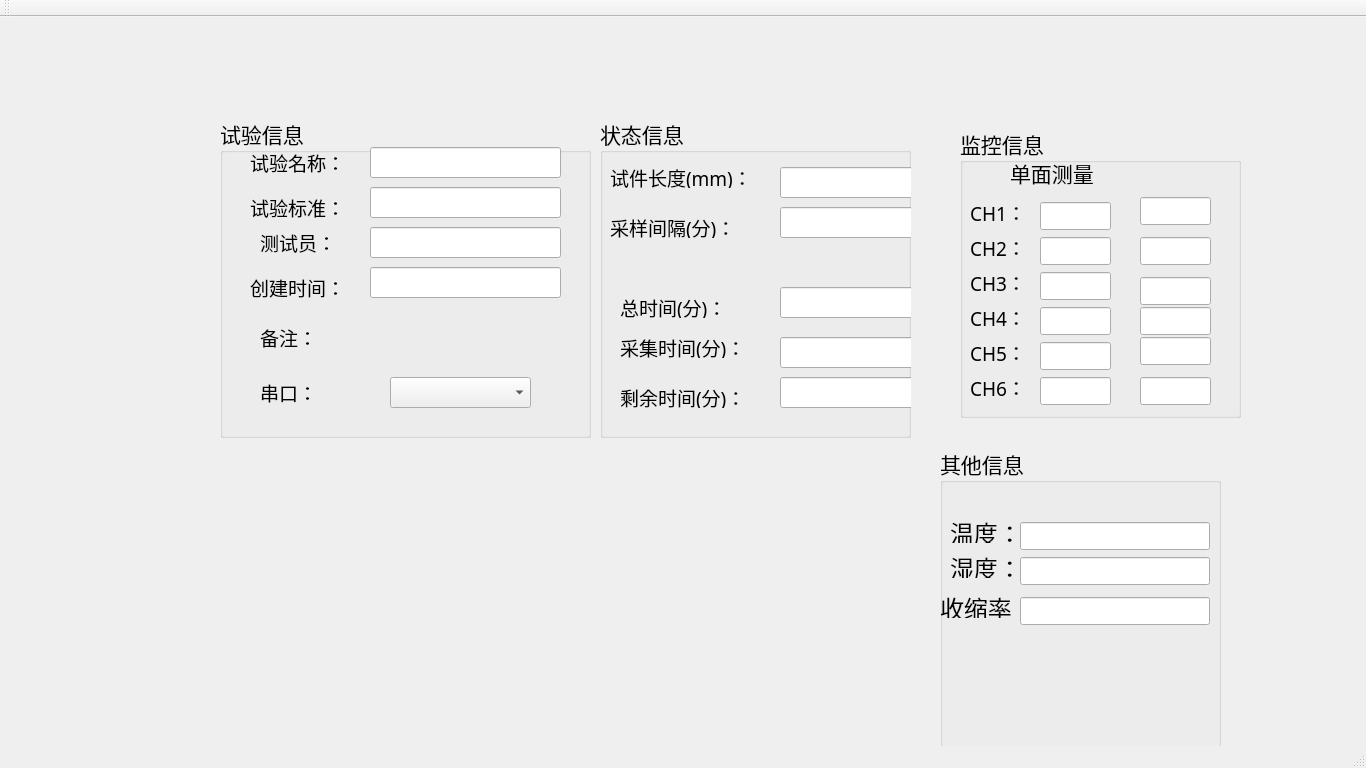
<?xml version="1.0" encoding="UTF-8"?>
<ui version="4.0">
 <class>MainWindow</class>
 <widget class="QMainWindow" name="MainWindow">
  <property name="geometry">
   <rect>
    <x>0</x>
    <y>0</y>
    <width>1366</width>
    <height>768</height>
   </rect>
  </property>
  <property name="windowTitle">
   <string>MainWindow</string>
  </property>
  <widget class="QWidget" name="centralWidget">
   <widget class="QGroupBox" name="groupBox_item">
    <property name="geometry">
     <rect>
      <x>220</x>
      <y>100</y>
      <width>371</width>
      <height>321</height>
     </rect>
    </property>
    <property name="font">
     <font>
      <family>Adobe Arabic</family>
      <pointsize>16</pointsize>
     </font>
    </property>
    <property name="title">
     <string>试验信息</string>
    </property>
    <widget class="QLabel" name="label_standard">
     <property name="geometry">
      <rect>
       <x>30</x>
       <y>80</y>
       <width>101</width>
       <height>21</height>
      </rect>
     </property>
     <property name="font">
      <font>
       <pointsize>14</pointsize>
      </font>
     </property>
     <property name="text">
      <string>试验标准：</string>
     </property>
    </widget>
    <widget class="QLabel" name="label_item_name">
     <property name="geometry">
      <rect>
       <x>30</x>
       <y>30</y>
       <width>101</width>
       <height>31</height>
      </rect>
     </property>
     <property name="font">
      <font>
       <pointsize>14</pointsize>
      </font>
     </property>
     <property name="text">
      <string>试验名称：</string>
     </property>
    </widget>
    <widget class="QLabel" name="label_item_tester">
     <property name="geometry">
      <rect>
       <x>40</x>
       <y>110</y>
       <width>81</width>
       <height>31</height>
      </rect>
     </property>
     <property name="font">
      <font>
       <pointsize>14</pointsize>
      </font>
     </property>
     <property name="text">
      <string>测试员：</string>
     </property>
    </widget>
    <widget class="QLabel" name="label_item_time">
     <property name="geometry">
      <rect>
       <x>30</x>
       <y>160</y>
       <width>91</width>
       <height>21</height>
      </rect>
     </property>
     <property name="font">
      <font>
       <pointsize>14</pointsize>
      </font>
     </property>
     <property name="text">
      <string>创建时间：</string>
     </property>
    </widget>
    <widget class="QLineEdit" name="le_standard">
     <property name="geometry">
      <rect>
       <x>150</x>
       <y>70</y>
       <width>191</width>
       <height>31</height>
      </rect>
     </property>
     <property name="font">
      <font>
       <family>宋体</family>
       <pointsize>16</pointsize>
      </font>
     </property>
    </widget>
    <widget class="QLineEdit" name="le_item_name">
     <property name="geometry">
      <rect>
       <x>150</x>
       <y>30</y>
       <width>191</width>
       <height>31</height>
      </rect>
     </property>
     <property name="font">
      <font>
       <family>宋体</family>
       <pointsize>16</pointsize>
      </font>
     </property>
    </widget>
    <widget class="QLineEdit" name="le_item_tester">
     <property name="geometry">
      <rect>
       <x>150</x>
       <y>110</y>
       <width>191</width>
       <height>31</height>
      </rect>
     </property>
     <property name="font">
      <font>
       <family>宋体</family>
       <pointsize>16</pointsize>
      </font>
     </property>
    </widget>
    <widget class="QLineEdit" name="le_item_time">
     <property name="geometry">
      <rect>
       <x>150</x>
       <y>150</y>
       <width>191</width>
       <height>31</height>
      </rect>
     </property>
     <property name="font">
      <font>
       <family>宋体</family>
       <pointsize>14</pointsize>
      </font>
     </property>
    </widget>
    <widget class="QLabel" name="label_serial">
     <property name="geometry">
      <rect>
       <x>40</x>
       <y>260</y>
       <width>91</width>
       <height>31</height>
      </rect>
     </property>
     <property name="font">
      <font>
       <pointsize>14</pointsize>
      </font>
     </property>
     <property name="text">
      <string>串口：</string>
     </property>
    </widget>
    <widget class="QComboBox" name="cb_port">
     <property name="geometry">
      <rect>
       <x>170</x>
       <y>260</y>
       <width>141</width>
       <height>31</height>
      </rect>
     </property>
    </widget>
    <widget class="QLabel" name="label_backup">
     <property name="geometry">
      <rect>
       <x>40</x>
       <y>210</y>
       <width>91</width>
       <height>21</height>
      </rect>
     </property>
     <property name="font">
      <font>
       <pointsize>14</pointsize>
      </font>
     </property>
     <property name="text">
      <string>备注：</string>
     </property>
    </widget>
    <widget class="QLabel" name="label_backup_text">
     <property name="geometry">
      <rect>
       <x>160</x>
       <y>200</y>
       <width>191</width>
       <height>41</height>
      </rect>
     </property>
     <property name="text">
      <string/>
     </property>
    </widget>
   </widget>
   <widget class="QGroupBox" name="groupBox_testarea">
    <property name="geometry">
     <rect>
      <x>600</x>
      <y>100</y>
      <width>311</width>
      <height>321</height>
     </rect>
    </property>
    <property name="font">
     <font>
      <family>Adobe Arabic</family>
      <pointsize>16</pointsize>
     </font>
    </property>
    <property name="title">
     <string>状态信息</string>
    </property>
    <widget class="QLabel" name="label_total_hour">
     <property name="geometry">
      <rect>
       <x>20</x>
       <y>180</y>
       <width>121</width>
       <height>21</height>
      </rect>
     </property>
     <property name="font">
      <font>
       <pointsize>14</pointsize>
      </font>
     </property>
     <property name="text">
      <string>总时间(分)：</string>
     </property>
    </widget>
    <widget class="QLineEdit" name="le_total_hour">
     <property name="geometry">
      <rect>
       <x>180</x>
       <y>170</y>
       <width>141</width>
       <height>31</height>
      </rect>
     </property>
     <property name="font">
      <font>
       <family>宋体</family>
       <pointsize>16</pointsize>
      </font>
     </property>
    </widget>
    <widget class="QLabel" name="label_sample_time">
     <property name="geometry">
      <rect>
       <x>20</x>
       <y>220</y>
       <width>161</width>
       <height>21</height>
      </rect>
     </property>
     <property name="font">
      <font>
       <pointsize>14</pointsize>
      </font>
     </property>
     <property name="text">
      <string>采集时间(分)：</string>
     </property>
    </widget>
    <widget class="QLineEdit" name="le_sample_time">
     <property name="geometry">
      <rect>
       <x>180</x>
       <y>220</y>
       <width>141</width>
       <height>31</height>
      </rect>
     </property>
     <property name="font">
      <font>
       <family>宋体</family>
       <pointsize>16</pointsize>
      </font>
     </property>
    </widget>
    <widget class="QLabel" name="label_rest_time">
     <property name="geometry">
      <rect>
       <x>20</x>
       <y>270</y>
       <width>151</width>
       <height>21</height>
      </rect>
     </property>
     <property name="font">
      <font>
       <pointsize>14</pointsize>
      </font>
     </property>
     <property name="text">
      <string>剩余时间(分)：</string>
     </property>
    </widget>
    <widget class="QLineEdit" name="le_rest_time">
     <property name="geometry">
      <rect>
       <x>180</x>
       <y>260</y>
       <width>141</width>
       <height>31</height>
      </rect>
     </property>
     <property name="font">
      <font>
       <family>宋体</family>
       <pointsize>16</pointsize>
      </font>
     </property>
    </widget>
    <widget class="QLabel" name="label_test_len">
     <property name="geometry">
      <rect>
       <x>10</x>
       <y>50</y>
       <width>161</width>
       <height>21</height>
      </rect>
     </property>
     <property name="font">
      <font>
       <pointsize>14</pointsize>
      </font>
     </property>
     <property name="text">
      <string>试件长度(mm)：</string>
     </property>
    </widget>
    <widget class="QLineEdit" name="le_test_len">
     <property name="geometry">
      <rect>
       <x>180</x>
       <y>50</y>
       <width>141</width>
       <height>31</height>
      </rect>
     </property>
     <property name="font">
      <font>
       <family>宋体</family>
       <pointsize>16</pointsize>
      </font>
     </property>
    </widget>
    <widget class="QLabel" name="label_sample_interval">
     <property name="geometry">
      <rect>
       <x>10</x>
       <y>100</y>
       <width>161</width>
       <height>21</height>
      </rect>
     </property>
     <property name="font">
      <font>
       <pointsize>14</pointsize>
      </font>
     </property>
     <property name="text">
      <string>采样间隔(分)：</string>
     </property>
    </widget>
    <widget class="QLineEdit" name="le_sample_interval">
     <property name="geometry">
      <rect>
       <x>180</x>
       <y>90</y>
       <width>141</width>
       <height>31</height>
      </rect>
     </property>
     <property name="font">
      <font>
       <family>宋体</family>
       <pointsize>16</pointsize>
      </font>
     </property>
    </widget>
   </widget>
   <widget class="QGroupBox" name="groupBox_monitor">
    <property name="geometry">
     <rect>
      <x>960</x>
      <y>110</y>
      <width>281</width>
      <height>291</height>
     </rect>
    </property>
    <property name="font">
     <font>
      <family>Adobe Arabic</family>
      <pointsize>16</pointsize>
     </font>
    </property>
    <property name="title">
     <string>监控信息</string>
    </property>
    <widget class="QLineEdit" name="le_ch1">
     <property name="geometry">
      <rect>
       <x>80</x>
       <y>75</y>
       <width>71</width>
       <height>28</height>
      </rect>
     </property>
     <property name="font">
      <font>
       <family>宋体</family>
       <pointsize>16</pointsize>
      </font>
     </property>
    </widget>
    <widget class="QLabel" name="label_ch1">
     <property name="geometry">
      <rect>
       <x>10</x>
       <y>75</y>
       <width>91</width>
       <height>21</height>
      </rect>
     </property>
     <property name="font">
      <font>
       <pointsize>14</pointsize>
      </font>
     </property>
     <property name="text">
      <string>CH1：</string>
     </property>
    </widget>
    <widget class="QLabel" name="label_ch2">
     <property name="geometry">
      <rect>
       <x>10</x>
       <y>110</y>
       <width>91</width>
       <height>21</height>
      </rect>
     </property>
     <property name="font">
      <font>
       <pointsize>14</pointsize>
      </font>
     </property>
     <property name="text">
      <string>CH2：</string>
     </property>
    </widget>
    <widget class="QLabel" name="label_ch3">
     <property name="geometry">
      <rect>
       <x>10</x>
       <y>145</y>
       <width>91</width>
       <height>21</height>
      </rect>
     </property>
     <property name="font">
      <font>
       <pointsize>14</pointsize>
      </font>
     </property>
     <property name="text">
      <string>CH3：</string>
     </property>
    </widget>
    <widget class="QLabel" name="label_ch4">
     <property name="geometry">
      <rect>
       <x>10</x>
       <y>180</y>
       <width>91</width>
       <height>21</height>
      </rect>
     </property>
     <property name="font">
      <font>
       <pointsize>14</pointsize>
      </font>
     </property>
     <property name="text">
      <string>CH4：</string>
     </property>
    </widget>
    <widget class="QLabel" name="label_ch5">
     <property name="geometry">
      <rect>
       <x>10</x>
       <y>215</y>
       <width>91</width>
       <height>21</height>
      </rect>
     </property>
     <property name="font">
      <font>
       <pointsize>14</pointsize>
      </font>
     </property>
     <property name="text">
      <string>CH5：</string>
     </property>
    </widget>
    <widget class="QLabel" name="label_ch6">
     <property name="geometry">
      <rect>
       <x>10</x>
       <y>250</y>
       <width>91</width>
       <height>21</height>
      </rect>
     </property>
     <property name="font">
      <font>
       <pointsize>14</pointsize>
      </font>
     </property>
     <property name="text">
      <string>CH6：</string>
     </property>
    </widget>
    <widget class="QLineEdit" name="le_ch2">
     <property name="geometry">
      <rect>
       <x>80</x>
       <y>110</y>
       <width>71</width>
       <height>28</height>
      </rect>
     </property>
     <property name="font">
      <font>
       <family>宋体</family>
       <pointsize>16</pointsize>
      </font>
     </property>
    </widget>
    <widget class="QLineEdit" name="le_ch3">
     <property name="geometry">
      <rect>
       <x>80</x>
       <y>145</y>
       <width>71</width>
       <height>28</height>
      </rect>
     </property>
     <property name="font">
      <font>
       <family>宋体</family>
       <pointsize>16</pointsize>
      </font>
     </property>
    </widget>
    <widget class="QLineEdit" name="le_ch4">
     <property name="geometry">
      <rect>
       <x>80</x>
       <y>180</y>
       <width>71</width>
       <height>28</height>
      </rect>
     </property>
     <property name="font">
      <font>
       <family>宋体</family>
       <pointsize>16</pointsize>
      </font>
     </property>
    </widget>
    <widget class="QLineEdit" name="le_ch5">
     <property name="geometry">
      <rect>
       <x>80</x>
       <y>215</y>
       <width>71</width>
       <height>28</height>
      </rect>
     </property>
     <property name="font">
      <font>
       <family>宋体</family>
       <pointsize>16</pointsize>
      </font>
     </property>
    </widget>
    <widget class="QLineEdit" name="le_ch6">
     <property name="geometry">
      <rect>
       <x>80</x>
       <y>250</y>
       <width>71</width>
       <height>28</height>
      </rect>
     </property>
     <property name="font">
      <font>
       <family>宋体</family>
       <pointsize>16</pointsize>
      </font>
     </property>
    </widget>
    <widget class="QLabel" name="label_test_type">
     <property name="geometry">
      <rect>
       <x>50</x>
       <y>30</y>
       <width>201</width>
       <height>31</height>
      </rect>
     </property>
     <property name="text">
      <string>单面测量</string>
     </property>
    </widget>
    <widget class="QLineEdit" name="le_ch1_auto">
     <property name="geometry">
      <rect>
       <x>180</x>
       <y>70</y>
       <width>71</width>
       <height>28</height>
      </rect>
     </property>
     <property name="font">
      <font>
       <family>宋体</family>
       <pointsize>16</pointsize>
      </font>
     </property>
    </widget>
    <widget class="QLineEdit" name="le_ch2_auto">
     <property name="geometry">
      <rect>
       <x>180</x>
       <y>110</y>
       <width>71</width>
       <height>28</height>
      </rect>
     </property>
     <property name="font">
      <font>
       <family>宋体</family>
       <pointsize>16</pointsize>
      </font>
     </property>
    </widget>
    <widget class="QLineEdit" name="le_ch3_auto">
     <property name="geometry">
      <rect>
       <x>180</x>
       <y>150</y>
       <width>71</width>
       <height>28</height>
      </rect>
     </property>
     <property name="font">
      <font>
       <family>宋体</family>
       <pointsize>16</pointsize>
      </font>
     </property>
    </widget>
    <widget class="QLineEdit" name="le_ch4_auto">
     <property name="geometry">
      <rect>
       <x>180</x>
       <y>180</y>
       <width>71</width>
       <height>28</height>
      </rect>
     </property>
     <property name="font">
      <font>
       <family>宋体</family>
       <pointsize>16</pointsize>
      </font>
     </property>
    </widget>
    <widget class="QLineEdit" name="le_ch5_auto">
     <property name="geometry">
      <rect>
       <x>180</x>
       <y>210</y>
       <width>71</width>
       <height>28</height>
      </rect>
     </property>
     <property name="font">
      <font>
       <family>宋体</family>
       <pointsize>16</pointsize>
      </font>
     </property>
    </widget>
    <widget class="QLineEdit" name="le_ch6_auto">
     <property name="geometry">
      <rect>
       <x>180</x>
       <y>250</y>
       <width>71</width>
       <height>28</height>
      </rect>
     </property>
     <property name="font">
      <font>
       <family>宋体</family>
       <pointsize>16</pointsize>
      </font>
     </property>
    </widget>
   </widget>
   <widget class="QGroupBox" name="groupBox_other_info">
    <property name="geometry">
     <rect>
      <x>940</x>
      <y>430</y>
      <width>281</width>
      <height>311</height>
     </rect>
    </property>
    <property name="font">
     <font>
      <family>Adobe Arabic</family>
      <pointsize>16</pointsize>
     </font>
    </property>
    <property name="title">
     <string>其他信息</string>
    </property>
    <widget class="QLineEdit" name="le_temperature">
     <property name="geometry">
      <rect>
       <x>80</x>
       <y>75</y>
       <width>190</width>
       <height>28</height>
      </rect>
     </property>
     <property name="font">
      <font>
       <family>宋体</family>
       <pointsize>16</pointsize>
      </font>
     </property>
    </widget>
    <widget class="QLabel" name="label_temperature">
     <property name="geometry">
      <rect>
       <x>10</x>
       <y>75</y>
       <width>91</width>
       <height>21</height>
      </rect>
     </property>
     <property name="font">
      <font>
       <pointsize>18</pointsize>
      </font>
     </property>
     <property name="text">
      <string>温度：</string>
     </property>
    </widget>
    <widget class="QLabel" name="label_humi">
     <property name="geometry">
      <rect>
       <x>10</x>
       <y>110</y>
       <width>91</width>
       <height>21</height>
      </rect>
     </property>
     <property name="font">
      <font>
       <pointsize>18</pointsize>
      </font>
     </property>
     <property name="text">
      <string>湿度：</string>
     </property>
    </widget>
    <widget class="QLineEdit" name="le_humi">
     <property name="geometry">
      <rect>
       <x>80</x>
       <y>110</y>
       <width>190</width>
       <height>28</height>
      </rect>
     </property>
     <property name="font">
      <font>
       <family>宋体</family>
       <pointsize>16</pointsize>
      </font>
     </property>
    </widget>
    <widget class="QLabel" name="label_test_type_2">
     <property name="geometry">
      <rect>
       <x>80</x>
       <y>30</y>
       <width>201</width>
       <height>31</height>
      </rect>
     </property>
     <property name="text">
      <string/>
     </property>
    </widget>
    <widget class="QLabel" name="label_shrink">
     <property name="geometry">
      <rect>
       <x>0</x>
       <y>150</y>
       <width>91</width>
       <height>21</height>
      </rect>
     </property>
     <property name="font">
      <font>
       <pointsize>18</pointsize>
      </font>
     </property>
     <property name="text">
      <string>收缩率：</string>
     </property>
    </widget>
    <widget class="QLineEdit" name="le_shrink">
     <property name="geometry">
      <rect>
       <x>80</x>
       <y>150</y>
       <width>190</width>
       <height>28</height>
      </rect>
     </property>
     <property name="font">
      <font>
       <family>宋体</family>
       <pointsize>16</pointsize>
      </font>
     </property>
    </widget>
   </widget>
  </widget>
  <widget class="QMenuBar" name="menuBar">
   <property name="geometry">
    <rect>
     <x>0</x>
     <y>0</y>
     <width>1366</width>
     <height>26</height>
    </rect>
   </property>
  </widget>
  <widget class="QToolBar" name="mainToolBar">
   <attribute name="toolBarArea">
    <enum>TopToolBarArea</enum>
   </attribute>
   <attribute name="toolBarBreak">
    <bool>false</bool>
   </attribute>
  </widget>
  <widget class="QStatusBar" name="statusBar"/>
 </widget>
 <layoutdefault spacing="6" margin="11"/>
 <resources/>
 <connections/>
</ui>
